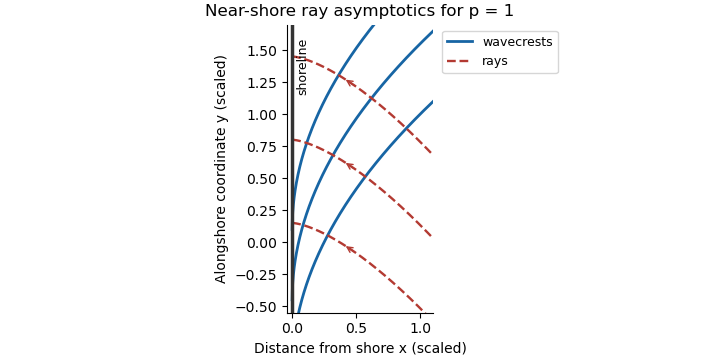

Source code (Python):
import matplotlib
matplotlib.use('Agg')
import matplotlib.pyplot as plt
import numpy as np

x = np.linspace(0, 1.1, 700)
fig, ax = plt.subplots(figsize=(7.2, 3.6), dpi=100, layout='constrained')
for j, offset in enumerate([-1.0, -0.45, 0.1]):
    ax.plot(x, offset+2*np.sqrt(x), color='#1765a4', linewidth=2, label='wavecrests' if j == 0 else None)
for j, offset in enumerate([0.15, 0.8, 1.45]):
    ax.plot(x, offset-2*x**1.5/3, color='#b33a32', linestyle='--', linewidth=1.7, label='rays' if j == 0 else None)
    a, b = 0.50, 0.40
    ax.annotate('', xy=(b, offset-2*b**1.5/3), xytext=(a, offset-2*a**1.5/3), arrowprops=dict(arrowstyle='->', color='#b33a32'))
ax.axvline(0, color='#333333', linewidth=2.5)
ax.text(0.035, 1.60, 'shoreline', rotation=90, va='top', fontsize=9)
ax.set(xlim=(-0.04, 1.1), ylim=(-0.55, 1.7), xlabel='Distance from shore x (scaled)', ylabel='Alongshore coordinate y (scaled)', title='Near-shore ray asymptotics for p = 1')
ax.set_aspect('equal', adjustable='box')
ax.legend(loc='upper left', bbox_to_anchor=(1.02, 1), fontsize=9)
ax.spines[['top', 'right']].set_visible(False)
fig.savefig('paper-3-shoreline-rays.png', facecolor='white', transparent=False)
plt.close(fig)
